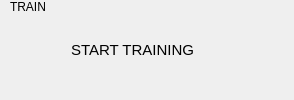
                        <widget class="QFrame" name="trainHeader">
                         <property name="styleSheet">
                          <string notr="true"/>
                         </property>
                         <property name="frameShape">
                          <enum>QFrame::NoFrame</enum>
                         </property>
                         <property name="frameShadow">
                          <enum>QFrame::Raised</enum>
                         </property>
                         <layout class="QHBoxLayout" name="horizontalLayout_15">
                          <property name="spacing">
                           <number>0</number>
                          </property>
                          <property name="leftMargin">
                           <number>10</number>
                          </property>
                          <property name="topMargin">
                           <number>0</number>
                          </property>
                          <property name="rightMargin">
                           <number>10</number>
                          </property>
                          <property name="bottomMargin">
                           <number>0</number>
                          </property>
                          <item alignment="Qt::AlignLeft">
                           <widget class="QFrame" name="frame_6">
                            <property name="styleSheet">
                             <string notr="true">font: 26px &quot;Segoe UI BOLD&quot;;</string>
                            </property>
                            <property name="frameShape">
                             <enum>QFrame::NoFrame</enum>
                            </property>
                            <property name="frameShadow">
                             <enum>QFrame::Raised</enum>
                            </property>
                            <layout class="QVBoxLayout" name="verticalLayout_20">
                             <property name="spacing">
                              <number>0</number>
                             </property>
                             <property name="leftMargin">
                              <number>0</number>
                             </property>
                             <property name="topMargin">
                              <number>0</number>
                             </property>
                             <property name="rightMargin">
                              <number>0</number>
                             </property>
                             <property name="bottomMargin">
                              <number>0</number>
                             </property>
                             <item alignment="Qt::AlignTop">
                              <widget class="QLabel" name="label_5">
                               <property name="text">
                                <string>TRAIN</string>
                               </property>
                              </widget>
                             </item>
                            </layout>
                           </widget>
                          </item>
                          <item alignment="Qt::AlignRight|Qt::AlignVCenter">
                           <widget class="QFrame" name="frame_20">
                            <property name="minimumSize">
                             <size>
                              <width>234</width>
                              <height>35</height>
                             </size>
                            </property>
                            <property name="styleSheet">
                             <string notr="true"/>
                            </property>
                            <property name="frameShape">
                             <enum>QFrame::NoFrame</enum>
                            </property>
                            <property name="frameShadow">
                             <enum>QFrame::Raised</enum>
                            </property>
                            <layout class="QHBoxLayout" name="horizontalLayout_45">
                             <property name="spacing">
                              <number>0</number>
                             </property>
                             <property name="leftMargin">
                              <number>0</number>
                             </property>
                             <property name="topMargin">
                              <number>0</number>
                             </property>
                             <property name="rightMargin">
                              <number>20</number>
                             </property>
                             <property name="bottomMargin">
                              <number>0</number>
                             </property>
                             <item>
                              <widget class="QPushButton" name="btn_startTraining">
                               <property name="minimumSize">
                                <size>
                                 <width>204</width>
                                 <height>35</height>
                                </size>
                               </property>
                               <property name="maximumSize">
                                <size>
                                 <width>234</width>
                                 <height>35</height>
                                </size>
                               </property>
                               <property name="layoutDirection">
                                <enum>Qt::RightToLeft</enum>
                               </property>
                               <property name="styleSheet">
                                <string notr="true">background-image: url(:/images/images/images/next-cyan.png);
background-position: right center;
background-repeat: no-repeat;
border: none;
border-right: 25px solid transparent;
background-color: transparent;
text-align: right;
padding-left: 70px;
font: 15px;
</string>
                               </property>
                               <property name="text">
                                <string>START TRAINING</string>
                               </property>
                              </widget>
                             </item>
                            </layout>
                           </widget>
                          </item>
                         </layout>
                        </widget>
